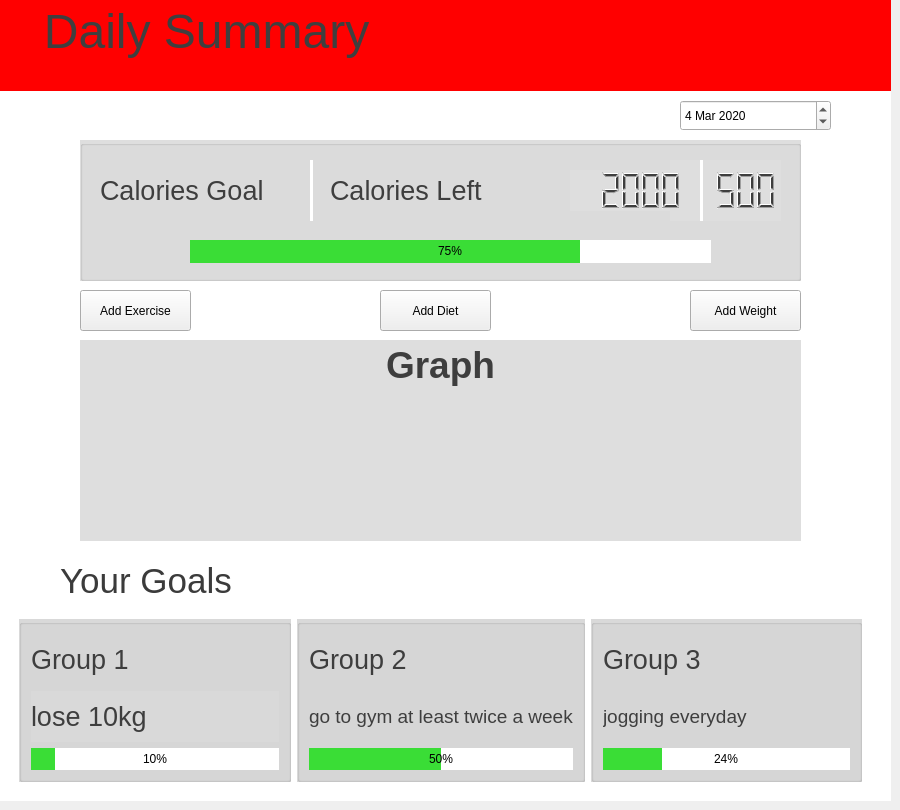
       <widget class="QWidget" name="home">
        <widget class="QFrame" name="frame">
         <property name="geometry">
          <rect>
           <x>0</x>
           <y>0</y>
           <width>891</width>
           <height>801</height>
          </rect>
         </property>
         <property name="styleSheet">
          <string notr="true">QFrame{
background-color: rgb(255, 255, 255);
color:rgb(62, 62, 62);
border: none;

}</string>
         </property>
         <property name="frameShape">
          <enum>QFrame::StyledPanel</enum>
         </property>
         <property name="frameShadow">
          <enum>QFrame::Raised</enum>
         </property>
         <widget class="QTextEdit" name="textEdit">
          <property name="geometry">
           <rect>
            <x>0</x>
            <y>0</y>
            <width>891</width>
            <height>91</height>
           </rect>
          </property>
          <property name="font">
           <font>
            <family>Segoe UI</family>
            <pointsize>36</pointsize>
           </font>
          </property>
          <property name="styleSheet">
           <string notr="true">QTextEdit{
background-color: rgb(255, 0, 0);
color:rgb(63, 63, 63);
border: none;

}</string>
          </property>
          <property name="html">
           <string>&lt;!DOCTYPE HTML PUBLIC &quot;-//W3C//DTD HTML 4.0//EN&quot; &quot;http://www.w3.org/TR/REC-html40/strict.dtd&quot;&gt;
&lt;html&gt;&lt;head&gt;&lt;meta name=&quot;qrichtext&quot; content=&quot;1&quot; /&gt;&lt;style type=&quot;text/css&quot;&gt;
p, li { white-space: pre-wrap; }
&lt;/style&gt;&lt;/head&gt;&lt;body style=&quot; font-family:'Segoe UI'; font-size:36pt; font-weight:400; font-style:normal;&quot;&gt;
&lt;p style=&quot; margin-top:0px; margin-bottom:0px; margin-left:0px; margin-right:0px; -qt-block-indent:0; text-indent:0px;&quot;&gt;   Daily Summary&lt;/p&gt;&lt;/body&gt;&lt;/html&gt;</string>
          </property>
         </widget>
         <widget class="QDateEdit" name="dateEdit">
          <property name="geometry">
           <rect>
            <x>680</x>
            <y>100</y>
            <width>151</width>
            <height>31</height>
           </rect>
          </property>
          <property name="dateTime">
           <datetime>
            <hour>0</hour>
            <minute>0</minute>
            <second>0</second>
            <year>2020</year>
            <month>3</month>
            <day>4</day>
           </datetime>
          </property>
         </widget>
         <widget class="QGroupBox" name="daily_summary">
          <property name="geometry">
           <rect>
            <x>80</x>
            <y>140</y>
            <width>721</width>
            <height>141</height>
           </rect>
          </property>
          <property name="styleSheet">
           <string notr="true">QGroupBox{
background: rgb(222, 222, 222); 
color:rgb(122, 122, 122);


}</string>
          </property>
          <property name="title">
           <string/>
          </property>
          <property name="checkable">
           <bool>false</bool>
          </property>
          <widget class="Line" name="calorine_line">
           <property name="geometry">
            <rect>
             <x>620</x>
             <y>20</y>
             <width>3</width>
             <height>61</height>
            </rect>
           </property>
           <property name="orientation">
            <enum>Qt::Vertical</enum>
           </property>
          </widget>
          <widget class="QLCDNumber" name="lcdNumber">
           <property name="geometry">
            <rect>
             <x>490</x>
             <y>30</y>
             <width>121</width>
             <height>41</height>
            </rect>
           </property>
           <property name="font">
            <font>
             <pointsize>7</pointsize>
            </font>
           </property>
           <property name="styleSheet">
            <string notr="true">QLCDNumber{
background:rgb(222, 222, 222); 
color:rgb(62, 62, 62);
border: none;

}</string>
           </property>
           <property name="intValue" stdset="0">
            <number>2000</number>
           </property>
          </widget>
          <widget class="QProgressBar" name="progressBar">
           <property name="geometry">
            <rect>
             <x>110</x>
             <y>100</y>
             <width>521</width>
             <height>23</height>
            </rect>
           </property>
           <property name="styleSheet">
            <string notr="true">QProgressBar::chunk {
     background-color: #3add36;
     width: 1px;
 }

 QProgressBar {
     
     border-radius: 0px;
     text-align: center;
 }</string>
           </property>
           <property name="value">
            <number>75</number>
           </property>
          </widget>
          <widget class="QLCDNumber" name="lcdNumber_2">
           <property name="geometry">
            <rect>
             <x>590</x>
             <y>20</y>
             <width>111</width>
             <height>61</height>
            </rect>
           </property>
           <property name="styleSheet">
            <string notr="true">QLCDNumber{
background:rgb(222, 222, 222); 
color:rgb(62, 62, 62);
border: none;

}</string>
           </property>
           <property name="intValue" stdset="0">
            <number>500</number>
           </property>
          </widget>
          <widget class="QLabel" name="calorie_goal">
           <property name="geometry">
            <rect>
             <x>20</x>
             <y>20</y>
             <width>211</width>
             <height>61</height>
            </rect>
           </property>
           <property name="font">
            <font>
             <pointsize>20</pointsize>
            </font>
           </property>
           <property name="styleSheet">
            <string notr="true">background: none;</string>
           </property>
           <property name="text">
            <string>Calories Goal</string>
           </property>
           <property name="wordWrap">
            <bool>false</bool>
           </property>
          </widget>
          <widget class="Line" name="calorine_line_6">
           <property name="geometry">
            <rect>
             <x>230</x>
             <y>20</y>
             <width>3</width>
             <height>61</height>
            </rect>
           </property>
           <property name="orientation">
            <enum>Qt::Vertical</enum>
           </property>
          </widget>
          <widget class="QLabel" name="calorie_goal_6">
           <property name="geometry">
            <rect>
             <x>250</x>
             <y>20</y>
             <width>211</width>
             <height>61</height>
            </rect>
           </property>
           <property name="font">
            <font>
             <pointsize>20</pointsize>
            </font>
           </property>
           <property name="styleSheet">
            <string notr="true">background: none;</string>
           </property>
           <property name="text">
            <string>Calories Left</string>
           </property>
           <property name="wordWrap">
            <bool>false</bool>
           </property>
          </widget>
          <zorder>lcdNumber_2</zorder>
          <zorder>calorine_line</zorder>
          <zorder>lcdNumber</zorder>
          <zorder>progressBar</zorder>
          <zorder>calorie_goal</zorder>
          <zorder>calorine_line_6</zorder>
          <zorder>calorie_goal_6</zorder>
         </widget>
         <widget class="QPushButton" name="add_exercise">
          <property name="geometry">
           <rect>
            <x>80</x>
            <y>290</y>
            <width>111</width>
            <height>41</height>
           </rect>
          </property>
          <property name="text">
           <string>Add Exercise</string>
          </property>
          <property name="icon">
           <iconset theme="sidebar_icon" resource="icons.qrc">
            <normaloff>:/sidebar_icon/plus-304947_640.png</normaloff>:/sidebar_icon/plus-304947_640.png</iconset>
          </property>
         </widget>
         <widget class="QPushButton" name="add_diet">
          <property name="geometry">
           <rect>
            <x>380</x>
            <y>290</y>
            <width>111</width>
            <height>41</height>
           </rect>
          </property>
          <property name="text">
           <string>Add Diet</string>
          </property>
          <property name="icon">
           <iconset theme="sidebar_icon" resource="icons.qrc">
            <normaloff>:/sidebar_icon/plus-304947_640.png</normaloff>:/sidebar_icon/plus-304947_640.png</iconset>
          </property>
         </widget>
         <widget class="QPushButton" name="add_weight">
          <property name="geometry">
           <rect>
            <x>690</x>
            <y>290</y>
            <width>111</width>
            <height>41</height>
           </rect>
          </property>
          <property name="text">
           <string>Add Weight</string>
          </property>
          <property name="icon">
           <iconset theme="sidebar_icon" resource="icons.qrc">
            <normaloff>:/sidebar_icon/plus-304947_640.png</normaloff>:/sidebar_icon/plus-304947_640.png</iconset>
          </property>
         </widget>
         <widget class="QTextBrowser" name="graph">
          <property name="geometry">
           <rect>
            <x>80</x>
            <y>340</y>
            <width>721</width>
            <height>201</height>
           </rect>
          </property>
          <property name="styleSheet">
           <string notr="true">QTextBrowser{
background:rgb(222, 222, 222); 
color:rgb(62, 62, 62);
border: none;
}</string>
          </property>
          <property name="html">
           <string>&lt;!DOCTYPE HTML PUBLIC &quot;-//W3C//DTD HTML 4.0//EN&quot; &quot;http://www.w3.org/TR/REC-html40/strict.dtd&quot;&gt;
&lt;html&gt;&lt;head&gt;&lt;meta name=&quot;qrichtext&quot; content=&quot;1&quot; /&gt;&lt;style type=&quot;text/css&quot;&gt;
p, li { white-space: pre-wrap; }
&lt;/style&gt;&lt;/head&gt;&lt;body style=&quot; font-family:'MS Shell Dlg 2'; font-size:7.8pt; font-weight:400; font-style:normal;&quot;&gt;
&lt;p align=&quot;center&quot; style=&quot; margin-top:0px; margin-bottom:0px; margin-left:0px; margin-right:0px; -qt-block-indent:0; text-indent:0px;&quot;&gt;&lt;span style=&quot; font-size:28pt; font-weight:600;&quot;&gt;Graph&lt;/span&gt;&lt;/p&gt;&lt;/body&gt;&lt;/html&gt;</string>
          </property>
         </widget>
         <widget class="QLabel" name="Your_goals_header">
          <property name="geometry">
           <rect>
            <x>60</x>
            <y>550</y>
            <width>361</width>
            <height>61</height>
           </rect>
          </property>
          <property name="font">
           <font>
            <pointsize>26</pointsize>
           </font>
          </property>
          <property name="styleSheet">
           <string notr="true">QLabel{
background:rgb(255, 255, 255); 
color:rgb(59, 59, 59);
border: none;
}</string>
          </property>
          <property name="text">
           <string>Your Goals</string>
          </property>
          <property name="wordWrap">
           <bool>false</bool>
          </property>
          <property name="margin">
           <number>0</number>
          </property>
         </widget>
         <widget class="QFrame" name="goals">
          <property name="geometry">
           <rect>
            <x>10</x>
            <y>610</y>
            <width>861</width>
            <height>181</height>
           </rect>
          </property>
          <property name="styleSheet">
           <string notr="true">QFrame{
background-color: rgb(255, 255, 255);
color:rgb(62, 62, 62);
border: none;

}</string>
          </property>
          <property name="frameShape">
           <enum>QFrame::StyledPanel</enum>
          </property>
          <property name="frameShadow">
           <enum>QFrame::Raised</enum>
          </property>
          <layout class="QGridLayout" name="gridLayout_3">
           <property name="verticalSpacing">
            <number>0</number>
           </property>
           <item row="0" column="1">
            <widget class="QGroupBox" name="goal_2">
             <property name="styleSheet">
              <string notr="true">QGroupBox{
background:rgb(217, 217, 217); 
color:rgb(62, 62, 62);
}</string>
             </property>
             <property name="title">
              <string/>
             </property>
             <layout class="QVBoxLayout" name="verticalLayout_5">
              <item>
               <widget class="QLabel" name="label_11">
                <property name="font">
                 <font>
                  <pointsize>20</pointsize>
                 </font>
                </property>
                <property name="styleSheet">
                 <string notr="true">background: none;</string>
                </property>
                <property name="text">
                 <string>Group 2</string>
                </property>
                <property name="wordWrap">
                 <bool>false</bool>
                </property>
               </widget>
              </item>
              <item>
               <widget class="QLabel" name="label_10">
                <property name="font">
                 <font>
                  <pointsize>14</pointsize>
                 </font>
                </property>
                <property name="styleSheet">
                 <string notr="true">background: none;</string>
                </property>
                <property name="text">
                 <string>go to gym at least twice a week</string>
                </property>
                <property name="wordWrap">
                 <bool>false</bool>
                </property>
               </widget>
              </item>
              <item>
               <widget class="QProgressBar" name="progressBar_3">
                <property name="styleSheet">
                 <string notr="true">QProgressBar::chunk {
     background-color: #3add36;
     width: 1px;
 }

 QProgressBar {
     
     border-radius: 0px;
     text-align: center;
 }</string>
                </property>
                <property name="value">
                 <number>50</number>
                </property>
               </widget>
              </item>
             </layout>
            </widget>
           </item>
           <item row="0" column="2">
            <widget class="QGroupBox" name="goal_3">
             <property name="styleSheet">
              <string notr="true">QGroupBox{
background:rgb(217, 217, 217); 
color:rgb(62, 62, 62);
}</string>
             </property>
             <property name="title">
              <string/>
             </property>
             <layout class="QVBoxLayout" name="verticalLayout_6">
              <item>
               <widget class="QLabel" name="label_15">
                <property name="font">
                 <font>
                  <pointsize>20</pointsize>
                 </font>
                </property>
                <property name="styleSheet">
                 <string notr="true">background: none;</string>
                </property>
                <property name="text">
                 <string>Group 3</string>
                </property>
                <property name="wordWrap">
                 <bool>false</bool>
                </property>
               </widget>
              </item>
              <item>
               <widget class="QLabel" name="label_14">
                <property name="font">
                 <font>
                  <pointsize>14</pointsize>
                 </font>
                </property>
                <property name="styleSheet">
                 <string notr="true">background: none;</string>
                </property>
                <property name="text">
                 <string>jogging everyday</string>
                </property>
                <property name="wordWrap">
                 <bool>false</bool>
                </property>
               </widget>
              </item>
              <item>
               <widget class="QProgressBar" name="progressBar_5">
                <property name="styleSheet">
                 <string notr="true">QProgressBar::chunk {
     background-color: #3add36;
     width: 1px;
 }

 QProgressBar {
     
     border-radius: 0px;
     text-align: center;
 }</string>
                </property>
                <property name="value">
                 <number>24</number>
                </property>
               </widget>
              </item>
             </layout>
            </widget>
           </item>
           <item row="0" column="0">
            <widget class="QGroupBox" name="goal_1">
             <property name="sizePolicy">
              <sizepolicy hsizetype="Minimum" vsizetype="Preferred">
               <horstretch>0</horstretch>
               <verstretch>0</verstretch>
              </sizepolicy>
             </property>
             <property name="minimumSize">
              <size>
               <width>257</width>
               <height>0</height>
              </size>
             </property>
             <property name="styleSheet">
              <string notr="true">QGroupBox{
background:rgb(217, 217, 217); 
color:rgb(62, 62, 62);
}</string>
             </property>
             <property name="title">
              <string/>
             </property>
             <layout class="QVBoxLayout" name="verticalLayout_4">
              <item>
               <widget class="QLabel" name="label_9">
                <property name="font">
                 <font>
                  <pointsize>20</pointsize>
                 </font>
                </property>
                <property name="styleSheet">
                 <string notr="true">background: none;</string>
                </property>
                <property name="text">
                 <string>Group 1</string>
                </property>
                <property name="wordWrap">
                 <bool>false</bool>
                </property>
               </widget>
              </item>
              <item>
               <widget class="QLabel" name="label_8">
                <property name="font">
                 <font>
                  <pointsize>20</pointsize>
                 </font>
                </property>
                <property name="styleSheet">
                 <string notr="true">QLabel{
background:rgb(217, 217, 217); 
color:rgb(62, 62, 62);
}</string>
                </property>
                <property name="text">
                 <string>lose 10kg</string>
                </property>
                <property name="wordWrap">
                 <bool>false</bool>
                </property>
               </widget>
              </item>
              <item>
               <widget class="QProgressBar" name="progressBar_2">
                <property name="styleSheet">
                 <string notr="true">QProgressBar::chunk {
     background-color: #3add36;
     width: 1px;
 }

 QProgressBar {
     
     border-radius: 0px;
     text-align: center;
 }</string>
                </property>
                <property name="value">
                 <number>10</number>
                </property>
                <property name="invertedAppearance">
                 <bool>false</bool>
                </property>
               </widget>
              </item>
             </layout>
            </widget>
           </item>
          </layout>
         </widget>
        </widget>
       </widget>
